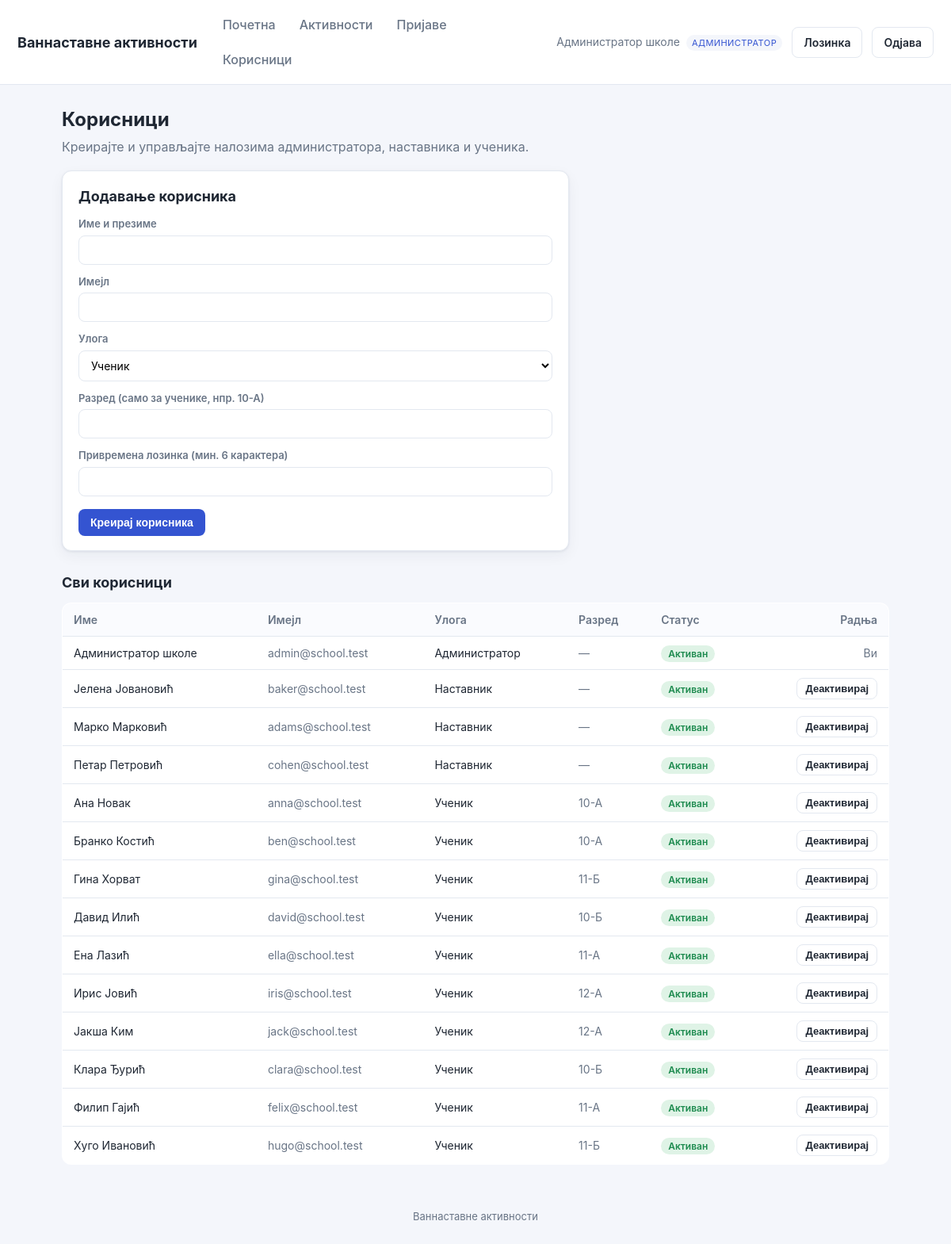
/users.php (signed in), run on the app's committed database.
### tables this page shows
CREATE TABLE users (
  id          INT AUTO_INCREMENT PRIMARY KEY,
  name        VARCHAR(120) NOT NULL,
  email       VARCHAR(190) NOT NULL UNIQUE,
  password    VARCHAR(255) NOT NULL,
  role        ENUM('admin','teacher','student') NOT NULL,
  grade_class VARCHAR(40) DEFAULT NULL,
  active      TINYINT(1) NOT NULL DEFAULT 1,
  must_change_password TINYINT(1) NOT NULL DEFAULT 0,
  created_at  DATETIME NOT NULL DEFAULT CURRENT_TIMESTAMP
);

### includes/functions.php (called while the page is built, shortened)
<?php
function e(?string $s): string {
    return htmlspecialchars($s ?? '', ENT_QUOTES, 'UTF-8');
}
function role_label(string $r): string {
    static $m = ['admin' => 'Администратор', 'teacher' => 'Наставник', 'student' => 'Ученик'];
    return $m[$r] ?? $r;
}

### includes/db.php (called while the page is built, shortened)
<?php
function db(): PDO {
    static $pdo = null;
    if ($pdo === null) {
        $dsn = 'mysql:host=' . DB_HOST . ';dbname=' . DB_NAME . ';charset=utf8mb4';
        try {
            $pdo = new PDO($dsn, DB_USER, DB_PASS, [
                PDO::ATTR_ERRMODE            => PDO::ERRMODE_EXCEPTION,
                PDO::ATTR_DEFAULT_FETCH_MODE => PDO::FETCH_ASSOC,
                PDO::ATTR_EMULATE_PREPARES   => false,
            ]);
        } catch (PDOException $e) {
            http_response_code(500);
            die('Повезивање са базом није успело. Проверите config.php. '
                . (DEBUG ? '(' . htmlspecialchars($e->getMessage()) . ')' : ''));
        }
    }
    return $pdo;
}

### includes/auth.php (called while the page is built, shortened)
<?php
require_once __DIR__ . '/db.php';
require_once __DIR__ . '/functions.php';
function current_user(): ?array {
    static $u = null;
    if ($u === null) {
        $st = db()->prepare('SELECT * FROM users WHERE id=? AND active=1');
        $st->execute([$_SESSION['uid']]);
        $u = $st->fetch() ?: null;
    }
    return $u;
}
function require_login(): array {
    $u = current_user();
    return $u;
}
function require_role(string ...$roles): array {
    $u = require_login();
    return $u;
}
function is_admin(array $u): bool   { return $u['role'] === 'admin'; }

### users.php (the view, shortened to what this page needs)
<?php
require_once __DIR__ . '/includes/auth.php';
$u = require_role('admin');
$rows = db()->query("SELECT * FROM users ORDER BY FIELD(role,'admin','teacher','student'), name")->fetchAll();
include __DIR__ . '/includes/header.php';
?>
<h1>Корисници</h1>
<p class="sub">Креирајте и управљајте налозима администратора, наставника и ученика.</p>
<div class="card" style="max-width:640px">
  <h2 style="margin-top:0">Додавање корисника</h2>
  <form method="post">
    <label>Име и презиме</label><input name="name" required>
    <label>Имејл</label><input type="email" name="email" required>
    <label>Улога</label>
    <select name="role">
      <option value="student">Ученик</option>
    </select>
    <label>Разред (само за ученике, нпр. 10-А)</label><input name="grade_class">
    <label>Привремена лозинка (мин. 6 карактера)</label><input type="text" name="password" required>
    <div style="margin-top:16px"><button class="btn">Креирај корисника</button></div>
  </form>
</div>
<h2>Сви корисници</h2>
<table>
  <tr><th>Име</th><th>Имејл</th><th>Улога</th><th>Разред</th><th>Статус</th><th class="right">Радња</th></tr>
  <?php foreach ($rows as $r): ?>
  <tr>
    <td><?= e($r['name']) ?></td>
    <td class="muted"><?= e($r['email']) ?></td>
    <td><?= e(role_label($r['role'])) ?></td>
    <td class="muted"><?= e($r['grade_class'] ?: '—') ?></td>
    <td><?= $r['active'] ? '<span class="badge badge-approved">Активан</span>' : '<span class="badge badge-rejected">Неактиван</span>' ?></td>
    <td class="right">
      <?php if ((int)$r['id'] !== (int)$u['id']): ?>
      <form method="post" class="inline">
        <button class="btn btn-sm btn-ghost"><?= $r['active']?'Деактивирај':'Активирај' ?></button>
      </form>
      <?php else: ?><span class="muted">Ви</span><?php endif; ?>
    </td>
  </tr>
  <?php endforeach; ?>
</table>
<?php include __DIR__ . '/includes/footer.php'; ?>

### includes/header.php (shortened to what this page needs)
<?php
$u = $u ?? current_user();
?><!DOCTYPE html>
<html lang="sr">
<head>
<link rel="stylesheet" href="assets/style.css">
</head>
<body>
<header class="topbar">
  <a class="brand" href="dashboard.php"><?= e(APP_NAME) ?></a>
  <?php if ($u): ?>
  <nav class="mainnav">
    <a href="dashboard.php">Почетна</a>
    <a href="activities.php">Активности</a>
    <?php if (is_admin($u) || is_teacher($u)): ?>
      <a href="applications.php">Пријаве</a>
    <?php endif; ?>
    <?php if (is_admin($u)): ?>
      <a href="users.php">Корисници</a>
    <?php endif; ?>
  </nav>
  <div class="userbox">
    <span class="uname"><?= e($u['name']) ?> <span class="role"><?= e(role_label($u['role'])) ?></span></span>
    <a class="btn btn-ghost" href="change_password.php">Лозинка</a>
    <a class="btn btn-ghost" href="logout.php">Одјава</a>
  </div>
  <?php endif; ?>
</header>
<main class="container">

### assets/style.css (style rules this page uses)
:root { --bg:#f4f6fb; --card:#fff; --ink:#1f2733; --muted:#697586; --line:#e3e8f0; --brand:#3454d1; --brand-d:#2740a8; --ok:#1c8a4e; --warn:#b7791f; --bad:#c23b3b; --radius:12px; --shadow:0 1px 3px rgba(20,30,60,.08),0 6px 18px rgba(20,30,60,.05); }
* { box-sizing:border-box }
body { margin:0;font-family:-apple-system,Segoe UI,Roboto,Helvetica,Arial,sans-serif; background:var(--bg);color:var(--ink);line-height:1.5 }
a { color:var(--brand);text-decoration:none }
.topbar { display:flex;align-items:center;gap:20px;background:var(--card); padding:12px 22px;border-bottom:1px solid var(--line);flex-wrap:wrap }
.brand { font-weight:700;font-size:18px;color:var(--ink) }
.mainnav { display:flex;gap:6px;flex:1;flex-wrap:wrap }
.mainnav a { padding:7px 12px;border-radius:8px;color:var(--muted);font-weight:500 }
.userbox { display:flex;align-items:center;gap:12px }
.uname { font-size:14px;color:var(--muted) }
.role { display:inline-block;font-size:11px;text-transform:uppercase;letter-spacing:.04em; background:var(--bg);color:var(--brand);padding:2px 7px;border-radius:20px;margin-left:4px }
.container { max-width:1080px;margin:26px auto;padding:0 18px }
h1 { font-size:24px;margin:0 0 4px }
h2 { font-size:18px;margin:26px 0 12px }
.sub { color:var(--muted);margin:0 0 18px }
.card { background:var(--card);border:1px solid var(--line);border-radius:var(--radius); padding:18px 20px;box-shadow:var(--shadow);margin-bottom:16px }
table { width:100%;border-collapse:collapse;background:var(--card); border:1px solid var(--line);border-radius:var(--radius);overflow:hidden }
th,td { text-align:left;padding:10px 14px;border-bottom:1px solid var(--line);font-size:14px }
th { background:#fafbfe;color:var(--muted);font-weight:600 }
tr:last-child td { border-bottom:none }
.btn { display:inline-block;border:1px solid transparent;background:var(--brand);color:#fff; padding:8px 14px;border-radius:8px;font-size:14px;cursor:pointer;font-weight:600 }
.btn-ghost { background:transparent;border-color:var(--line);color:var(--ink) }
.btn-sm { padding:5px 10px;font-size:13px }
label { display:block;font-size:13px;color:var(--muted);margin:12px 0 4px;font-weight:600 }
input,select,textarea { width:100%;padding:9px 11px;border:1px solid var(--line); border-radius:8px;font-size:14px;font-family:inherit;background:#fff }
.inline { display:inline;width:auto }
.badge { font-size:12px;padding:3px 9px;border-radius:20px;font-weight:600 }
.badge-approved { background:#dff3e6;color:var(--ok) }
.muted { color:var(--muted) }
.right { text-align:right }

### data on the page
users: name "Администратор школе", role "АДМИНИСТРАТОР", email "admin@school.test", role "Администратор", grade_class "—", active "Активан", shows "Ви"
users: name "Јелена Јовановић", email "baker@school.test", role "Наставник", grade_class "—", active "Активан"
users: name "Марко Марковић", email "adams@school.test", role "Наставник", grade_class "—", active "Активан"
users: name "Петар Петровић", email "cohen@school.test", role "Наставник", grade_class "—", active "Активан"
users: name "Ана Новак", email "anna@school.test", role "Ученик", grade_class "10-А", active "Активан"
users: name "Бранко Костић", email "ben@school.test", role "Ученик", grade_class "10-А", active "Активан"
users: name "Гина Хорват", email "gina@school.test", role "Ученик", grade_class "11-Б", active "Активан"
users: name "Давид Илић", email "david@school.test", role "Ученик", grade_class "10-Б", active "Активан"
users: name "Ена Лазић", email "ella@school.test", role "Ученик", grade_class "11-А", active "Активан"
users: name "Ирис Јовић", email "iris@school.test", role "Ученик", grade_class "12-А", active "Активан"
users: name "Јакша Ким", email "jack@school.test", role "Ученик", grade_class "12-А", active "Активан"
users: name "Клара Ђурић", email "clara@school.test", role "Ученик", grade_class "10-Б", active "Активан"
users: name "Филип Гајић", email "felix@school.test", role "Ученик", grade_class "11-А", active "Активан"
users: name "Хуго Ивановић", email "hugo@school.test", role "Ученик", grade_class "11-Б", active "Активан"

### other printed values
APP_NAME "Ваннаставне активности"
